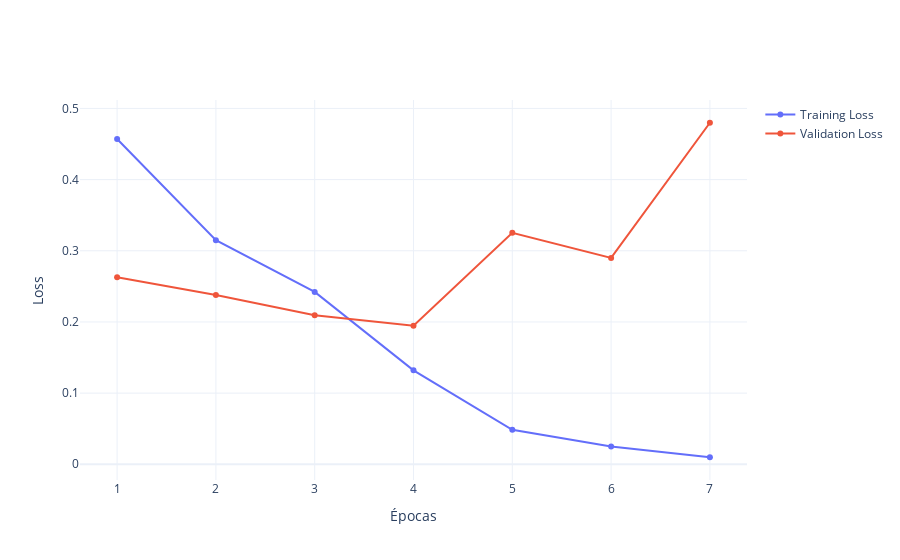

The notebook cell saved with this chart:
### Code cell
# Plotando os resultados da loss
fig2 = plot_history_loss(history)
fig2.show()

### Figure 1 — Plotly figure (JSON) as saved in the notebook; plotly's stock layout.template omitted (floating-point values rounded to 4 significant figures)
{"data": [{"name": "Training Loss", "type": "scatter", "x": [1, 2, 3, 4, 5, 6, 7, 8, 9, 10], "y": [0.4571, 0.3148, 0.2422, 0.132, 0.0484, 0.02493, 0.009884]}, {"name": "Validation Loss", "type": "scatter", "x": [1, 2, 3, 4, 5, 6, 7, 8, 9, 10], "y": [0.2629, 0.2379, 0.2093, 0.1947, 0.3252, 0.2899, 0.4799]}], "layout": {"xaxis": {"title": {"text": "Épocas"}}, "yaxis": {"title": {"text": "Loss"}}}}
